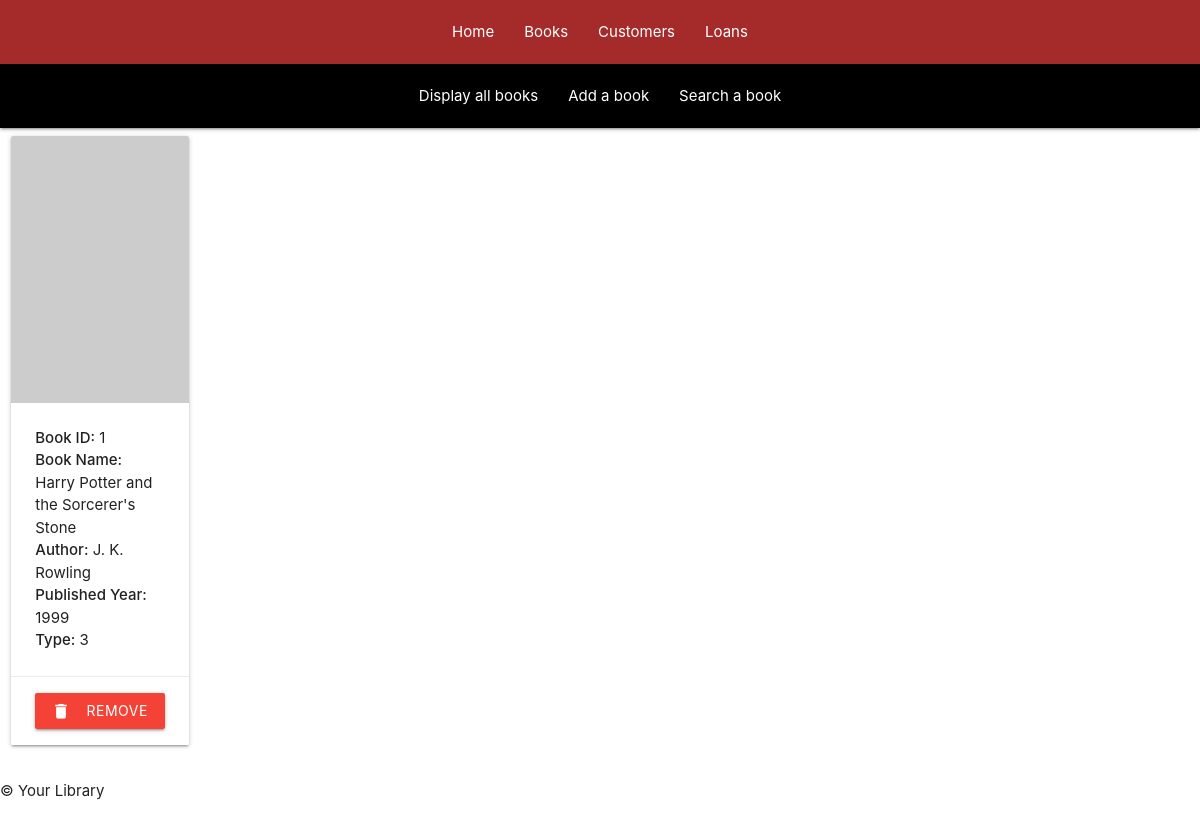
/books, run on the app's committed database.
### tables this page shows
CREATE TABLE books (
                id INTEGER PRIMARY KEY UNIQUE,
                title TEXT NOT NULL,
                author TEXT NOT NULL,
                year INTEGER NOT NULL,
                type TEXT NOT NULL
            );

### app.py (the view)
@app.route('/books', methods=['GET'])
def displayBooks():
    all_books = book_instance.DisplayAllBooks()
    return render_template("displaybooks.html", books=all_books)

### tools/books.py (called while the page is built)
    def DisplayAllBooks(self):
        self.cursor.execute('''SELECT * FROM books''')
        all_books = self.cursor.fetchall()
        return all_books

### templates/displaybooks.html (shortened to what this page needs)
{% extends "index.html" %} {% block title %}Library - Display Books{% endblock%}
{% block content %}
<nav class="nav-wrapper" style="background-color: black">
  <ul id="nav-mobile" class="centered-nav">
    <li><a href="/books">Display all books</a></li>
    <li><a href="/books/addbook">Add a book</a></li>
    <li><a href="/books/bookfinder">Search a book</a></li>
  </ul>
</nav>
<div>
  <div class="row">
    {% for book in books %}
    <div class="col s2 m2">
      <div class="card custom-card">
        <div class="card-image">
          <img
            class="book-image"
            src="https://picsum.photos/200/30{{book[0]% 10}}"
          />
        </div>
        <div class="card-content">
          <p><strong>Book ID:</strong> {{ book[0] }}</p>
          <p><strong>Book Name:</strong> {{ book[1] }}</p>
          <p><strong>Author:</strong> {{ book[2] }}</p>
          <p><strong>Published Year:</strong> {{ book[3] }}</p>
          <p><strong>Type:</strong> {{ book[4] }}</p>
        </div>
        <div class="card-action">
          <form method="POST" action="/books/removebook">
            <button type="submit" class="btn red waves-effect waves-light">
              <i class="material-icons left">delete</i> Remove Book
            </button>
          </form>
        </div>
      </div>
    </div>
    {% endfor %}
  </div>
</div>
{% block inner_content %}{% endblock %} {% endblock %}

### templates/index.html (style rules this page uses)
.centered-nav { display: flex; align-items: center; justify-content: center; }
.book-image { width: 100%; height: auto; }
.custom-card .card-content { min-height: 180px; }

### data on the page
books: id "1", title "Harry Potter and the Sorcerer's Stone", author "J. K. Rowling", year "1999", type "3"
